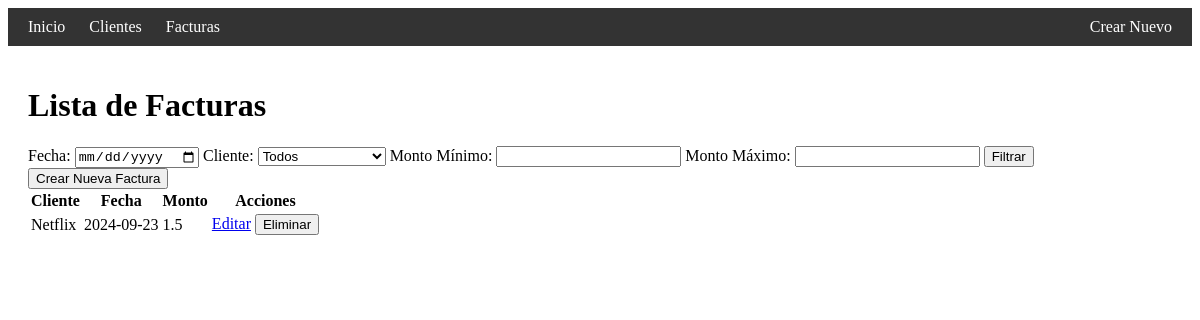
Page /facturas?cliente_id=3 (signed in) on the committed database.
### app.py (models this page shows)
class Factura(db.Model):
    id = db.Column(db.Integer, primary_key=True)
    cliente_id = db.Column(db.Integer, db.ForeignKey('cliente.id'), nullable=False)
    fecha = db.Column(db.String(10), nullable=False)
    monto = db.Column(db.Float, nullable=False)
    cliente = db.relationship('Cliente', backref=db.backref('facturas', lazy=True))

class Cliente(db.Model):
    id = db.Column(db.Integer, primary_key=True)
    nombre = db.Column(db.String(100), nullable=False)
    email = db.Column(db.String(100), nullable=False)
    telefono = db.Column(db.String(10), nullable=False)

### app.py (the view)
@app.route('/facturas', methods=['GET'])
@login_required
def listar_facturas():
    fecha = request.args.get('fecha')
    cliente_id = request.args.get('cliente_id')
    monto_minimo = request.args.get('monto_minimo')
    monto_maximo = request.args.get('monto_maximo')
    query = Factura.query
    if fecha:
        query = query.filter(Factura.fecha == fecha)
    if cliente_id:
        query = query.filter(Factura.cliente_id == cliente_id)
    if monto_minimo:
        query = query.filter(Factura.monto >= float(monto_minimo))
    if monto_maximo:
        query = query.filter(Factura.monto <= float(monto_maximo))
    facturas = query.all()
    clientes = Cliente.query.all()  # Filtro para buscar por cliente
    return render_template('facturas.html', facturas=facturas, clientes=clientes)

### app.py (called while the page is built)
@login_manager.user_loader
def load_user(user_id):
    return Usuario.query.get(int(user_id))

### templates/facturas.html (shortened to what this page needs)
{% extends 'base.html' %}
{% block content %}
<h1>Lista de Facturas</h1>
<form method="get" action="{{ url_for('listar_facturas') }}">
    <label for="fecha">Fecha:</label>
    <input type="date" name="fecha" id="fecha">
    <label for="cliente_id">Cliente:</label>
    <select name="cliente_id" id="cliente_id">
        <option value="">Todos</option>
    </select>
    <label for="monto_minimo">Monto Mínimo:</label>
    <input type="number" step="0.01" name="monto_minimo" id="monto_minimo">
    <label for="monto_maximo">Monto Máximo:</label>
    <input type="number" step="0.01" name="monto_maximo" id="monto_maximo">
    <button type="submit">Filtrar</button>
</form>
<a href="{{ url_for('nueva_factura') }}">
    <button>Crear Nueva Factura</button>
</a>
<table>
    <tr>
        <th>Cliente</th>
        <th>Fecha</th>
        <th>Monto</th>
        <th>Acciones</th>
    </tr>
    {% for factura in facturas %}
    <tr>
        <td>{{ factura.cliente.nombre }}</td>
        <td>{{ factura.fecha }}</td>
        <td>{{ factura.monto }}</td>
        <td>
            <a href="{{ url_for('editar_factura', id=factura.id) }}">Editar</a>
            <form action="{{ url_for('eliminar_factura', id=factura.id) }}" method="POST" style="display:inline;">
                <button type="submit">Eliminar</button>
            </form>
        </td>
    </tr>
    {% endfor %}
</table>
{% endblock %}

### rows in the picture
Factura: cliente.nombre "Netflix", fecha "2024-09-23", monto "1.5"
